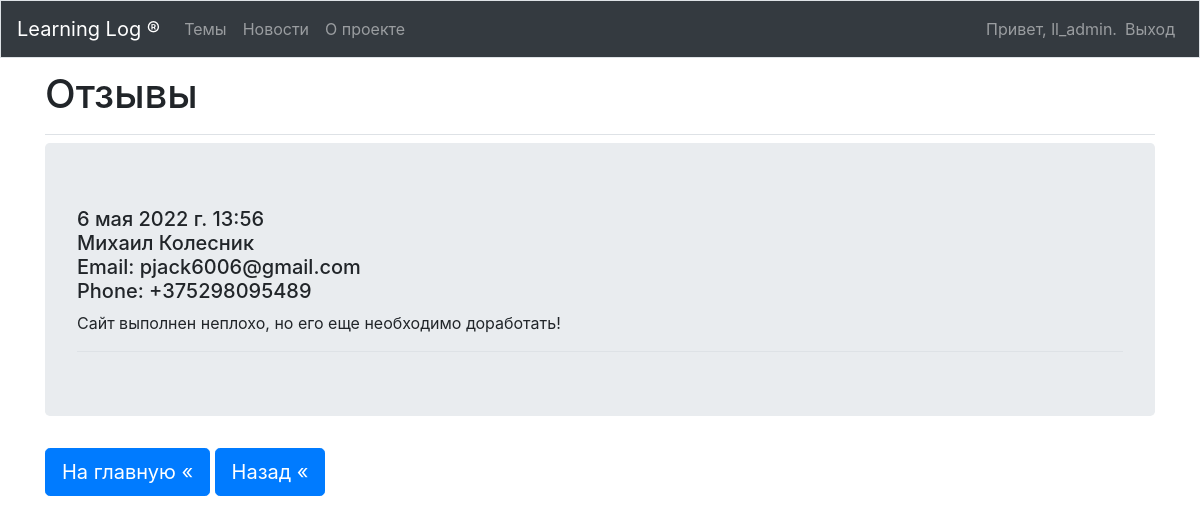
The page /feedbacks/ (signed in) on the database as committed earlier.
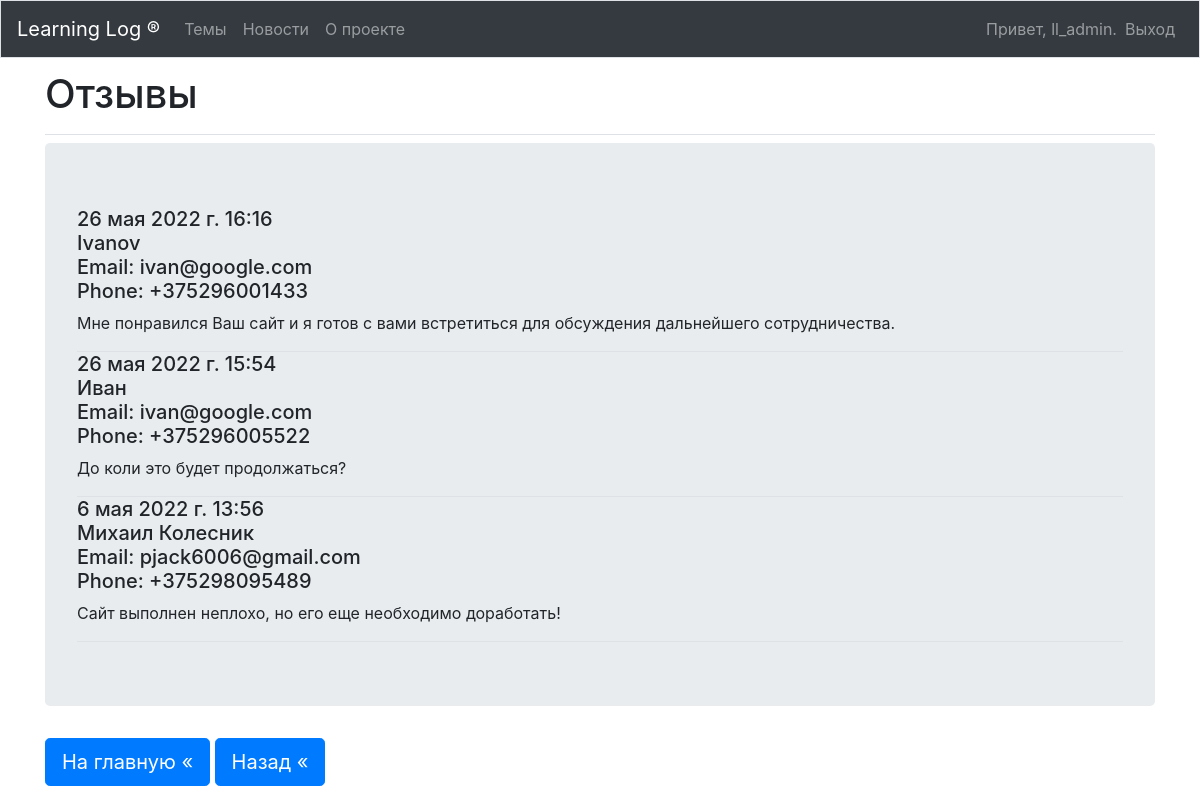
The same page on the database as committed later.
### learning_logs/models.py (models this page shows, shortened)
class Feedback(models.Model):
    name = models.CharField(max_length=50)
    email = models.EmailField()
    phone = models.IntegerField()
    comment = models.TextField()
    date_added = models.DateTimeField(auto_now_add=True)
    class Meta:
        verbose_name = 'отзыв'
        verbose_name_plural = 'отзывы'

### learning_logs/views.py (the view)
# urls.py: path('feedbacks/', views.feedbacks, name='feedbacks'),
@login_required
def feedbacks(request):
    feedbacks = models.Feedback.objects.order_by('-date_added')
    if request.user.id != 1:
        raise Http404
    context = {'feedbacks': feedbacks}
    return render(request, 'learning_logs/feedbacks.html', context)

### learning_logs/templates/learning_logs/feedbacks.html (shortened to what this page needs)
{% extends 'learning_logs/base.html' %}
{% block page_header %}
    <h1>Отзывы</h1>
{% endblock page_header %}
{% block content %}
    <div class='jumbotron'>
        {% for el in feedbacks %}
            <div class="border-bottom">
                <h5>
                    {{ el.date_added }}<br>
                    {{ el.name }}<br>
                    Email: {{ el.email }}<br>
                    Phone: +{{ el.phone }}
                </h5>
                <p>
                    {{ el.comment }}
                </p>
            </div>
        {% empty %}
            <h4>Отзывы еще не добавлены.</h4>
        {% endfor %}
    </div>
    <p>
        <a class="btn btn-lg btn-primary" href="{% url 'learning_logs:index' %}"
       role="button">На главную &laquo;</a>
        <a class="btn btn-lg btn-primary" href="{% url 'learning_logs:feedback' %}"
       role="button">Назад &laquo;</a>
    </p>
{% endblock content %}

### learning_logs/templates/learning_logs/base.html (shortened to what this page needs)
{% load bootstrap4 %}
<!doctype html>
<html lang="ru">
 <head>
     {% bootstrap_css %}
 </head>
 <body>
    <nav class="navbar navbar-expand-md fixed-top navbar-dark position-fix bg-dark mb-4 border">
        <a class="navbar-brand" href="{% url 'learning_logs:index' %}">Learning Log &reg;
        </a>
        <div class="collapse navbar-collapse" id="navbarCollapse">
            <ul class="navbar-nav mr-auto">
                <li class="nav-item">
                    <a class="nav-link" href="{% url 'learning_logs:topics' %}">Темы</a>
                </li>
                <li class="nav-item">
                    <a class="nav-link" href="{% url 'learning_logs:articles' %}">Новости</a>
                </li>
                <li class="nav-item">
                    <a class="nav-link" href="{% url 'learning_logs:feedback' %}">О проекте</a>
                </li>
            </ul>
            <ul class="navbar-nav ml-auto">
                {% if user.is_authenticated %}
                  <li class="nav-item">
                      <span class="navbar-text">Привет, {{ user.username }}.</span>
                  </li>
                  <li class="nav-item">
                      <a class="nav-link" href="{% url 'users:logout' %}">Выход</a>
                  </li>
                {% endif %}
            </ul>
        </div>
  </nav>
  <main role="main" class="container" style="margin-top: 70px">
      <div class="pb-2 mb-2 border-bottom">
          {% block page_header %}{% endblock page_header %}
      </div>
      <div>
          {% block content %}{% endblock content %}
      </div>
  </main>
 </body>
</html>

Rows that differ between the two databases and show on the page:
added Feedback: date_added "26 мая 2022 г. 16:16", name "Ivanov", email "ivan@google.com", phone "375296001433", comment "Мне понравился Ваш сайт и я готов с вами встретиться для обсуждения дальнейшего сотрудничества."
added Feedback: date_added "26 мая 2022 г. 15:54", name "Иван", email "ivan@google.com", phone "375296005522", comment "До коли это будет продолжаться?"
